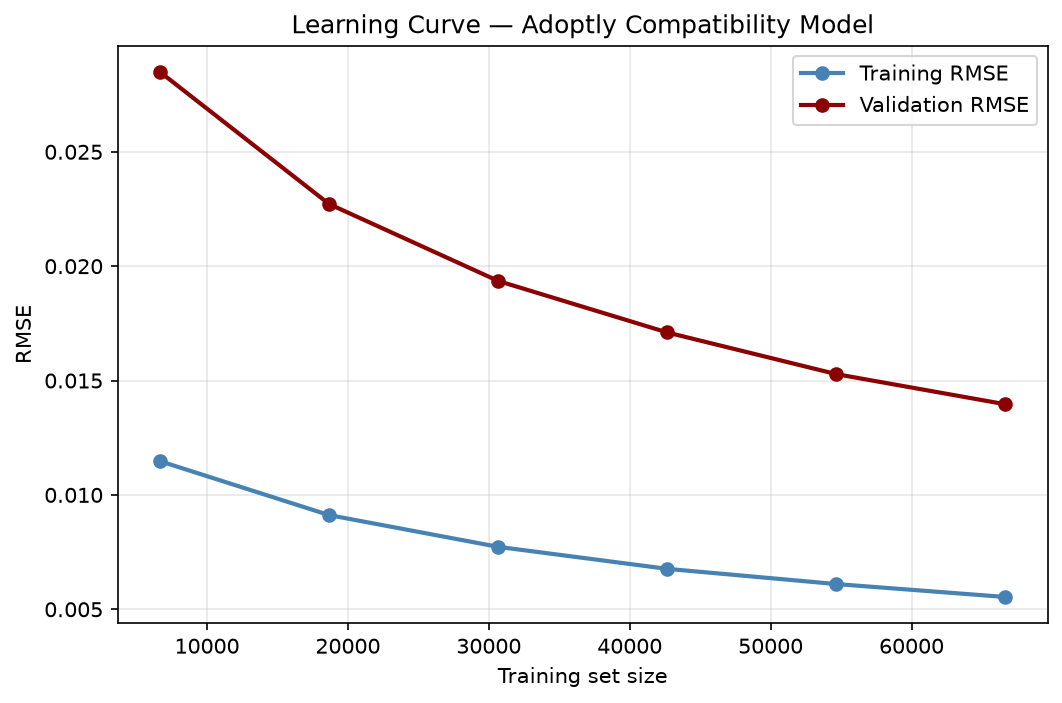

Generate this figure with Python:
import pandas as pd
import numpy as np
import matplotlib.pyplot as plt
from sklearn.ensemble import RandomForestRegressor
from sklearn.model_selection import learning_curve

print("Loading data...")
df = pd.read_csv("data/compatibility_pairs.csv")

# Sample for speed — learning curve is expensive on 1M rows
df_sample = df.sample(n=100000, random_state=42)
print(f"Using sample of {len(df_sample):,} rows for the learning curve")

# Feature columns (must match train_compatibility.py exactly)
adopter_features = [
    "activityLevel", "careHoursNumeric", "hasChildrenUnder12",
    "hasOtherPets", "experienceLevel", "groomingTolerance",
    "age",
]
pet_features = [
    "Age", "MaturitySize", "FurLength", "Vaccinated",
    "Dewormed", "Sterilized", "Health", "Quantity", "Fee",
]
breed_features = [
    "energy_level", "grooming", "shedding_level",
    "child_friendly", "stranger_friendly", "dog_friendly",
    "adaptability", "affection_level", "intelligence",
    "social_needs", "vocalisation", "hypoallergenic",
    "senior_friendly", "urban_friendly", "health_issues",
    "child_friendly_norm", "stranger_friendly_norm",
    "dog_friendly_norm", "energy_level_norm",
    "affection_level_norm", "intelligence_norm",
    "adaptability_norm", "senior_friendly_norm",
    "urban_friendly_norm",
    "heat_tolerance", "cold_tolerance",
    "humidity_tolerance", "all_weather_adaptability",
    "Avg monthly_food_cost_inr",
    "Avg exercise_minutes_daily",
    "Avg total_monthly_cost_inr",
]
feature_cols = adopter_features + pet_features + breed_features

X = df_sample[feature_cols].fillna(df_sample[feature_cols].median())
y = df_sample["compatibility"]

print("Computing learning curve (this takes 3-5 minutes)...")
train_sizes, train_scores, val_scores = learning_curve(
    RandomForestRegressor(n_estimators=30, random_state=42, n_jobs=-1),
    X, y,
    cv=3,
    scoring="neg_root_mean_squared_error",
    train_sizes=np.linspace(0.1, 1.0, 6),
    n_jobs=-1
)

train_rmse = -train_scores.mean(axis=1)
val_rmse = -val_scores.mean(axis=1)

plt.figure(figsize=(8, 5))
plt.plot(train_sizes, train_rmse, "o-", label="Training RMSE", color="steelblue", linewidth=2)
plt.plot(train_sizes, val_rmse, "o-", label="Validation RMSE", color="darkred", linewidth=2)
plt.xlabel("Training set size")
plt.ylabel("RMSE")
plt.title("Learning Curve — Adoptly Compatibility Model")
plt.legend()
plt.grid(True, alpha=0.3)
plt.savefig("model/learning_curve_compatibility.png", dpi=150, bbox_inches="tight")
print("Saved: model/learning_curve_compatibility.png")

print("\nData points:")
for i, size in enumerate(train_sizes):
    print(f"  size={int(size):,} | train={train_rmse[i]:.4f} | val={val_rmse[i]:.4f}")
